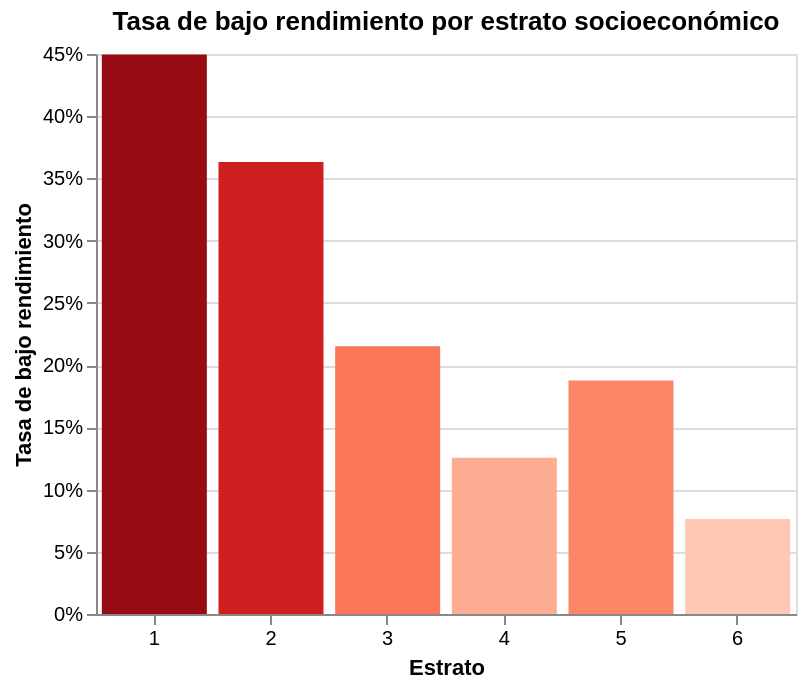

The cell this chart's notebook holds for it:
### Markdown cell above
### 2.4 Analysis

### Code cell
# Estrato vs bajo_rendimiento.
# Se espera una relación inversa: estratos bajos → mayor proporción de bajo rendimiento.
# Confirmarlo valida que el feature aporta poder predictivo.
estrato_risk = (
    df_model.dropna(subset=['estrato_num'])
    .groupby('estrato_num')[TARGET]
    .mean()
    .reset_index()
    .rename(columns={TARGET: 'tasa_riesgo'})
)

estrato_risk['estrato_num'] = estrato_risk['estrato_num'].astype(str)

chart_estrato = alt.Chart(estrato_risk).mark_bar().encode(
    x=alt.X('estrato_num:O', title='Estrato', axis=alt.Axis(labelAngle=0)),
    y=alt.Y('tasa_riesgo:Q', title='Tasa de bajo rendimiento', axis=alt.Axis(format='%')),
    color=alt.Color('tasa_riesgo:Q', scale=alt.Scale(scheme='reds'), legend=None)
).properties(
    width=350, height=280,
    title='Tasa de bajo rendimiento por estrato socioeconómico'
)

chart_estrato

### Figure 1 — Vega specification as saved in the notebook (floating-point values rounded to 4 significant figures)
{"$schema": "https://vega.github.io/schema/vega/v5.json", "data": [{"name": "source_0", "values": [{"estrato_num": "1", "tasa_riesgo": 0.4497, "tasa_riesgo_end": 0.4497, "tasa_riesgo_start": 0.0}, {"estrato_num": "2", "tasa_riesgo": 0.3632, "tasa_riesgo_end": 0.3632, "tasa_riesgo_start": 0.0}, {"estrato_num": "3", "tasa_riesgo": 0.2152, "tasa_riesgo_end": 0.2152, "tasa_riesgo_start": 0.0}, {"estrato_num": "4", "tasa_riesgo": 0.1256, "tasa_riesgo_end": 0.1256, "tasa_riesgo_start": 0.0}, {"estrato_num": "5", "tasa_riesgo": 0.1877, "tasa_riesgo_end": 0.1877, "tasa_riesgo_start": 0.0}, {"estrato_num": "6", "tasa_riesgo": 0.0764, "tasa_riesgo_end": 0.0764, "tasa_riesgo_start": 0.0}]}, {"name": "source_0_x_domain_estrato_num", "values": [{"estrato_num": "1"}, {"estrato_num": "2"}, {"estrato_num": "3"}, {"estrato_num": "4"}, {"estrato_num": "5"}, {"estrato_num": "6"}]}, {"name": "source_0_color_domain_tasa_riesgo", "values": [{"min": 0.0764, "max": 0.4497}]}], "marks": [{"type": "rect", "name": "marks", "from": {"data": "source_0"}, "encode": {"update": {"fill": {"field": "tasa_riesgo", "scale": "color"}, "width": {"signal": "max(0.25, bandwidth('x'))"}, "y": {"field": "tasa_riesgo_end", "scale": "y"}, "y2": {"field": "tasa_riesgo_start", "scale": "y"}, "x": {"field": "estrato_num", "scale": "x"}}}, "style": ["bar"]}], "scales": [{"name": "x", "type": "band", "domain": {"data": "source_0_x_domain_estrato_num", "field": "estrato_num", "sort": true}, "range": [0, {"signal": "width"}], "paddingOuter": 0.05, "paddingInner": 0.1}, {"name": "y", "type": "linear", "domain": {"data": "source_0", "fields": ["tasa_riesgo_start", "tasa_riesgo_end"]}, "range": [{"signal": "height"}, 0], "zero": true, "nice": true}, {"name": "color", "type": "linear", "domain": [{"signal": "(data(\"source_0_color_domain_tasa_riesgo\")[0] || {}).min"}, {"signal": "(data(\"source_0_color_domain_tasa_riesgo\")[0] || {}).max"}], "range": {"scheme": "reds"}, "zero": false, "interpolate": "hcl"}], "axes": [{"scale": "y", "minExtent": 0, "orient": "left", "aria": false, "gridScale": "x", "tickCount": {"signal": "ceil(height/40)"}, "ticks": false, "zindex": 0, "maxExtent": 0, "domain": false, "labels": false, "grid": true}, {"scale": "x", "orient": "bottom", "title": "Estrato", "labelAngle": 0, "grid": false, "labelBaseline": "top", "zindex": 0}, {"scale": "y", "zindex": 0, "title": "Tasa de bajo rendimiento", "orient": "left", "format": "%", "tickCount": {"signal": "ceil(height/40)"}, "grid": false, "labelOverlap": true}], "title": {"text": "Tasa de bajo rendimiento por estrato socioeconómico", "frame": "group"}, "padding": 5, "width": 350, "height": 280, "style": "cell", "background": "white"}
